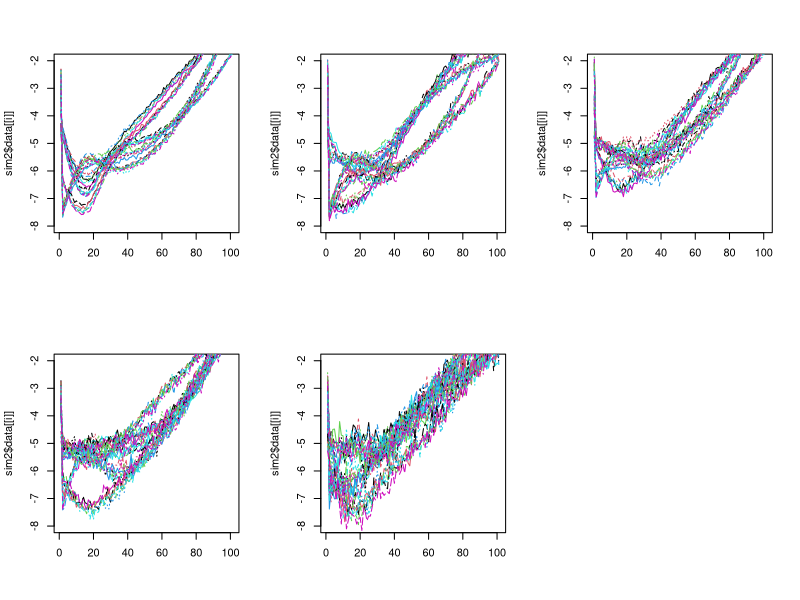

R code for this plot: (Note: this script raises an error after producing the figure.)
rm(list = ls())

mysample <- function(m){
  min <- 1
  res <- c()
  for (j in 1:m){
    if (length(min:m) == 1){
      s <- m
    } else {
      s <- sample(min:m, 1, prob = (min:m)[order(min:m, decreasing = T)])
      min <- max(1, s)
    }
    
    res <- c(res, s)
  }
  return(res)
}


simulateData <- function(n, T_final, 
                         ages, knots,
                         sigma_vec,
                         randomseed # seed for set.seed()
                         ){
  library(splines2)
  set.seed(randomseed)
  ages_no0 <- ages[-1]
  
  # Construction of the spline basis functions
  S.temp <- bSpline(ages_no0, 
                    knots = knots, 
                    degree = 2, 
                    intercept = TRUE)
  # The number of B-spline basis is equal to the number of internal nodes plus
  #   the order, that is equal to degree plus one. Hence, in this case
  #   the number is 16+3=19.
  K <- ncol(S.temp)
  
  # Normalization
  for (k in 1:K){
    S.temp[,k] <- S.temp[,k]/max(S.temp[,k])
  }
  
  # Add Dirac delta in 0 as first spline
  S <- rbind(c(1, rep(0, k)),
             cbind(rep(0, length(ages_no0)), S.temp)
  )
  
  
  # beta <- list(cbind(rnorm(T_final, -1 + (1:T_final) * (-0.05), 0.1),
  #                    rnorm(T_final, -1 + (1:T_final) * (-0.1), 0.1),
  #                    rnorm(T_final, -2 + (1:T_final) * 0, 0.1),
  #                    rnorm(T_final, -3 + (1:T_final) * (-0.05), 0.1),
  #                    rnorm(T_final, -4 + (1:T_final) * 0, 0.1)),
  #              
  #              cbind(rnorm(T_final, -2 + (1:T_final) * (-0.05), 0.1),
  #                    rnorm(T_final, -2 + (1:T_final) * (-0.1), 0.1),
  #                    rnorm(T_final, -3 + (1:T_final) * 0, 0.1),
  #                    rnorm(T_final, -4 + (1:T_final) * (-0.05), 0.1),
  #                    rnorm(T_final, -5 + (1:T_final) * 0, 0.1)),
  #              
  #              cbind(rnorm(T_final, -4 + (1:T_final) * 0, 0.1),
  #                    rnorm(T_final, -4.8 + (1:T_final) * 0, 0.1),
  #                    rnorm(T_final, -5.5 + (1:T_final) * 0, 0.1),
  #                    rnorm(T_final, -5 + (1:T_final) * 0.5, 0.1),
  #                    rnorm(T_final, -1 + (1:T_final) * (-0.3), 0.1)),
  #              
  #              cbind(rnorm(T_final, 0 + (1:T_final) * (-0.1), 0.1),
  #                    rnorm(T_final, -1 + (1:T_final) * 0, 0.1),
  #                    rnorm(T_final, -1.5 + (1:T_final) * (-0.05), 0.1),
  #                    rnorm(T_final, -1.8 + (1:T_final) * 0, 0.1),
  #                    rnorm(T_final, -2.5 + (1:T_final) * 0, 0.1)),
  #              
  #              cbind(rnorm(T_final, 0.6 + (1:T_final) * (-0.05), 0.05),
  #                    rnorm(T_final, -0.2 + (1:T_final) * 0, 0.05),
  #                    rnorm(T_final, -0.6 + (1:T_final) * 0.1, 0.05),
  #                    rnorm(T_final, -0.6 + (1:T_final) * 0, 0.05),
  #                    rnorm(T_final, -1 + (1:T_final) * (0.02), 0.05)))
  
  beta <- list(cbind(rnorm(T_final, -2 + (1:T_final) * (-0.02), 0.05),
                     rnorm(T_final, -2.6 + (1:T_final) * (-0.02), 0.05),
                     rnorm(T_final, -3.2 + (1:T_final) * (-0.02), 0.05),
                     rnorm(T_final, -3.8 + (1:T_final) * (-0.02), 0.05),
                     rnorm(T_final, -4.4 + (1:T_final) * (-0.02), 0.05)),
               
               cbind(rnorm(T_final, -4.5 + (1:T_final) * (-0.02), 0.1),
                     rnorm(T_final, -5.1 + (1:T_final) * (-0.02), 0.1),
                     rnorm(T_final, -5.8 + (1:T_final) * (-0.02), 0.1),
                     rnorm(T_final, -6.5 + (1:T_final) * (-0.02), 0.1),
                     rnorm(T_final, -7.1 + (1:T_final) * (-0.02), 0.1)),
               
               cbind(rnorm(T_final, -3 + (1:T_final) * (-0.02), 0.1),
                     rnorm(T_final, -3.5 + (1:T_final) * (-0.02), 0.1),
                     rnorm(T_final, -4 + (1:T_final) * (-0.02), 0.1),
                     rnorm(T_final, -4.5 + (1:T_final) * (-0.02), 0.1),
                     rnorm(T_final, -5 + (1:T_final) * (-0.02), 0.1)),
               
               cbind(rnorm(T_final, -4 + (1:T_final) * (-0.02), 0.1),
                     rnorm(T_final, -4.3 + (1:T_final) * (-0.02), 0.1),
                     rnorm(T_final, -4.6 + (1:T_final) * (-0.02), 0.1),
                     rnorm(T_final, -4.9 + (1:T_final) * (-0.02), 0.1),
                     rnorm(T_final, -5.2 + (1:T_final) * (-0.02), 0.1)),
               
               cbind(rnorm(T_final, -1 + (1:T_final) * (-0.02), 0.01),
                     rnorm(T_final, -1.3 + (1:T_final) * (-0.02), 0.01),
                     rnorm(T_final, -1.7 + (1:T_final) * (-0.02), 0.01),
                     rnorm(T_final, -2.1 + (1:T_final) * (-0.02), 0.01),
                     rnorm(T_final, -2.5 + (1:T_final) * (-0.02), 0.01)),
               
               cbind(rnorm(T_final, 0.5 + (1:T_final) * (-0.02), 0.02),
                     rnorm(T_final, 0 + (1:T_final) * (-0.02), 0.02),
                     rnorm(T_final, -0.5 + (1:T_final) * (-0.02), 0.02),
                     rnorm(T_final, -1 + (1:T_final) * (-0.02), 0.02),
                     rnorm(T_final, -1.5 + (1:T_final) * (-0.02), 0.02)))
                    
  
  labs <- list(matrix(c(rep(sample(5, replace = T), each = 6),
                        rep(sample(5, replace = T), each = 6),
                        rep(sample(5, replace = T), each = 6),
                        rep(sample(5, replace = T), each = 6),
                        rep(sample(5, replace = T), each = 6)),
                      nrow = n,
                      ncol = T_final,
                      byrow = T),
               matrix(c(rep(sample(5, replace = T), each = 6),
                        rep(sample(5, replace = T), each = 6),
                        rep(sample(5, replace = T), each = 6),
                        rep(sample(5, replace = T), each = 6),
                        rep(sample(5, replace = T), each = 6)),
                      nrow = n,
                      ncol = T_final,
                      byrow = T),
               matrix(c(rep(sample(5, replace = T), each = 6),
                        rep(sample(5, replace = T), each = 6),
                        rep(sample(5, replace = T), each = 6),
                        rep(sample(5, replace = T), each = 6),
                        rep(sample(5, replace = T), each = 6)),
                      nrow = n,
                      ncol = T_final,
                      byrow = T),
               matrix(c(rep(sample(5, replace = T), each = 6),
                        rep(sample(5, replace = T), each = 6),
                        rep(sample(5, replace = T), each = 6),
                        rep(sample(5, replace = T), each = 6),
                        rep(sample(5, replace = T), each = 6)),
                      nrow = n,
                      ncol = T_final,
                      byrow = T),
               matrix(c(rep(sample(5, replace = T), each = 6),
                        rep(sample(5, replace = T), each = 6),
                        rep(sample(5, replace = T), each = 6),
                        rep(sample(5, replace = T), each = 6),
                        rep(sample(5, replace = T), each = 6)),
                      nrow = n,
                      ncol = T_final,
                      byrow = T),
               matrix(c(rep(sample(5, replace = T), each = 6),
                        rep(sample(5, replace = T), each = 6),
                        rep(sample(5, replace = T), each = 6),
                        rep(sample(5, replace = T), each = 6),
                        rep(sample(5, replace = T), each = 6)),
                      nrow = n,
                      ncol = T_final,
                      byrow = T)
  )

  
  
  # Beta divided for countries
  beta_c1 <- sapply(1:ncol(S), function(j) beta[[j]][cbind(1:30, labs[[j]][1, ])])
  beta_c2 <- sapply(1:ncol(S), function(j) beta[[j]][cbind(1:30, labs[[j]][2, ])])
  beta_c3 <- sapply(1:ncol(S), function(j) beta[[j]][cbind(1:30, labs[[j]][3, ])])
  beta_c4 <- sapply(1:ncol(S), function(j) beta[[j]][cbind(1:30, labs[[j]][4, ])])
  beta_c5 <- sapply(1:ncol(S), function(j) beta[[j]][cbind(1:30, labs[[j]][5, ])])
  
  # Data
  data1 <- sapply(1:T_final, function(t) (beta_c1 %*% t(S))[t, ]) + 
    rnorm(length(ages) * T_final, mean = 0, sd = sigma_vec[1])
  data2 <- sapply(1:T_final, function(t) (beta_c2 %*% t(S))[t, ]) + 
    rnorm(length(ages) * T_final, mean = 0, sd = sigma_vec[2])
  data3 <- sapply(1:T_final, function(t) (beta_c3 %*% t(S))[t, ]) + 
    rnorm(length(ages) * T_final, mean = 0, sd = sigma_vec[3])
  data4 <- sapply(1:T_final, function(t) (beta_c4 %*% t(S))[t, ]) + 
    rnorm(length(ages) * T_final, mean = 0, sd = sigma_vec[4])
  data5 <- sapply(1:T_final, function(t) (beta_c5 %*% t(S))[t, ]) + 
    rnorm(length(ages) * T_final, mean = 0, sd = sigma_vec[5])
  
  out <- list(data = list(data1, data2, data3, data4, data5),
              beta = beta,
              labs = labs)
}


n <- 5
T_final <- 30
ages <- 0:100
ages <- 0:100
knots <- c(20, 40)
randomseed <- 6
sigma_vec <- c(0.05, 0.1, 0.1, 0.15, 0.25)

sim2 <- simulateData(n, T_final, ages, knots, sigma_vec, randomseed)

par(mfrow = c(2, 3))
for (i in 1:5){
  matplot(sim2$data[[i]], type = "l", ylim = c(-8, -2))
}

# save.image("simdata/simdata4.RData")


# Verifica che i dati simulati siano sensati
# Devo caricare il dataset mortality
data_list_man <- list(ita_man = log(Y_ita_man / N_ita_man),
                      swe_man = log(Y_swe_man / N_swe_man),
                      uk_man = log(Y_uk_man / N_uk_man),
                      us_man = log(Y_us_man / N_us_man))
Y <- lapply(data_list_man, t)

windows(); par(mfrow = c(2, 3))
for (i in 1:5){
  matplot(sim2$data[[i]], type = "l",
          xlab = "age", ylab = "log-mort. rate",
          main = paste("Unit", i))
}


windows(); par(mfrow = c(2, 3))
for (i in 1:5){
  matplot(Y[[i]][, 1:30], type = "l")
}




windows(); par(mfrow = c(2, 3))
for (i in 1:5){
  matplot(t(sim2$data[[i]])[,20:40], type = "l")
}


windows(); par(mfrow = c(2, 3))
for (i in 1:5){
  matplot(t(Y[[i]])[1:30, 20:40], type = "l")
}
